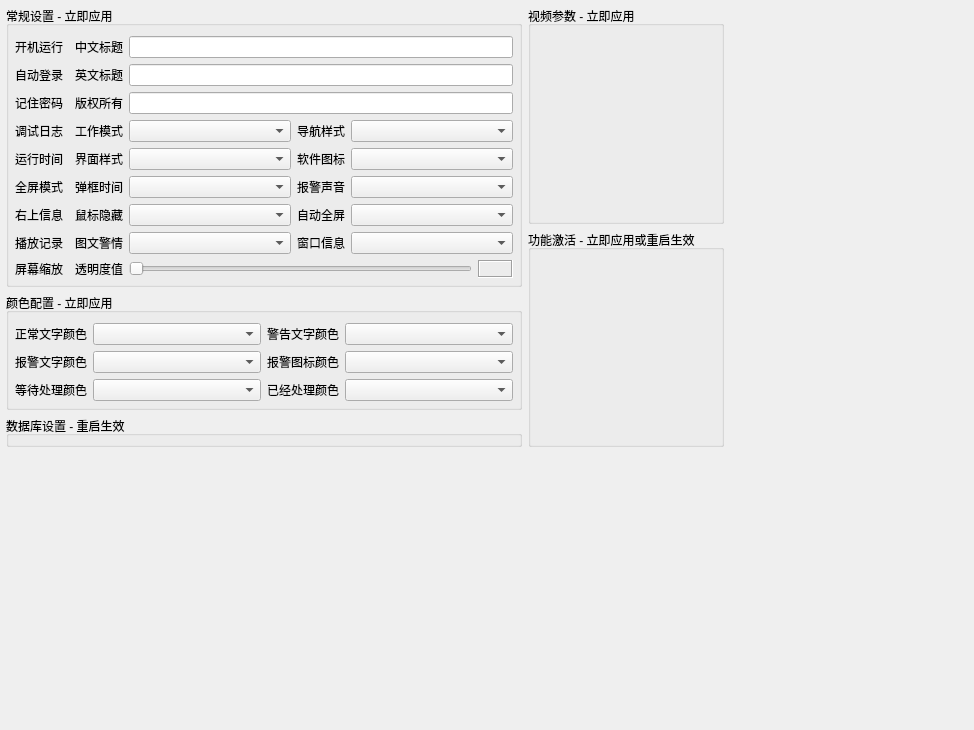
<?xml version="1.0" encoding="UTF-8"?>
<ui version="4.0">
 <class>frmConfigSystem</class>
 <widget class="QWidget" name="frmConfigSystem">
  <property name="geometry">
   <rect>
    <x>0</x>
    <y>0</y>
    <width>974</width>
    <height>730</height>
   </rect>
  </property>
  <property name="windowTitle">
   <string>Form</string>
  </property>
  <layout class="QGridLayout" name="gridLayout_3">
   <property name="leftMargin">
    <number>6</number>
   </property>
   <property name="topMargin">
    <number>6</number>
   </property>
   <property name="rightMargin">
    <number>6</number>
   </property>
   <property name="bottomMargin">
    <number>6</number>
   </property>
   <property name="spacing">
    <number>6</number>
   </property>
   <item row="0" column="0">
    <widget class="QWidget" name="widgetLeft" native="true">
     <layout class="QVBoxLayout" name="verticalLayout_4">
      <property name="leftMargin">
       <number>0</number>
      </property>
      <property name="topMargin">
       <number>0</number>
      </property>
      <property name="rightMargin">
       <number>0</number>
      </property>
      <property name="bottomMargin">
       <number>0</number>
      </property>
      <item>
       <widget class="QGroupBox" name="gboxBase">
        <property name="title">
         <string>常规设置 - 立即应用</string>
        </property>
        <layout class="QGridLayout" name="gridLayout">
         <property name="leftMargin">
          <number>6</number>
         </property>
         <property name="topMargin">
          <number>10</number>
         </property>
         <property name="rightMargin">
          <number>6</number>
         </property>
         <property name="bottomMargin">
          <number>6</number>
         </property>
         <property name="spacing">
          <number>6</number>
         </property>
         <item row="0" column="0">
          <widget class="QLabel" name="labAutoRun">
           <property name="text">
            <string>开机运行</string>
           </property>
          </widget>
         </item>
         <item row="0" column="1">
          <widget class="SwitchButton" name="btnAutoRun" native="true"/>
         </item>
         <item row="0" column="2">
          <widget class="QLabel" name="labTitleC">
           <property name="text">
            <string>中文标题</string>
           </property>
          </widget>
         </item>
         <item row="0" column="3" colspan="3">
          <widget class="QLineEdit" name="txtTitleCn"/>
         </item>
         <item row="1" column="0">
          <widget class="QLabel" name="labAutoLogin">
           <property name="text">
            <string>自动登录</string>
           </property>
          </widget>
         </item>
         <item row="1" column="1">
          <widget class="SwitchButton" name="btnAutoLogin" native="true"/>
         </item>
         <item row="1" column="2">
          <widget class="QLabel" name="labTitleE">
           <property name="text">
            <string>英文标题</string>
           </property>
          </widget>
         </item>
         <item row="1" column="3" colspan="3">
          <widget class="QLineEdit" name="txtTitleEn"/>
         </item>
         <item row="2" column="0">
          <widget class="QLabel" name="labAutoPwd">
           <property name="text">
            <string>记住密码</string>
           </property>
          </widget>
         </item>
         <item row="2" column="1">
          <widget class="SwitchButton" name="btnAutoPwd" native="true"/>
         </item>
         <item row="2" column="2">
          <widget class="QLabel" name="labCopyright">
           <property name="text">
            <string>版权所有</string>
           </property>
          </widget>
         </item>
         <item row="2" column="3" colspan="3">
          <widget class="QLineEdit" name="txtCopyright">
           <property name="readOnly">
            <bool>false</bool>
           </property>
          </widget>
         </item>
         <item row="3" column="0">
          <widget class="QLabel" name="labSaveLog">
           <property name="text">
            <string>调试日志</string>
           </property>
          </widget>
         </item>
         <item row="3" column="1">
          <widget class="SwitchButton" name="btnSaveLog" native="true"/>
         </item>
         <item row="3" column="2">
          <widget class="QLabel" name="labWorkMode">
           <property name="text">
            <string>工作模式</string>
           </property>
          </widget>
         </item>
         <item row="3" column="3">
          <widget class="QComboBox" name="cboxWorkMode">
           <property name="sizePolicy">
            <sizepolicy hsizetype="Expanding" vsizetype="Fixed">
             <horstretch>0</horstretch>
             <verstretch>0</verstretch>
            </sizepolicy>
           </property>
          </widget>
         </item>
         <item row="3" column="4">
          <widget class="QLabel" name="labNavStyle">
           <property name="text">
            <string>导航样式</string>
           </property>
          </widget>
         </item>
         <item row="3" column="5">
          <widget class="QComboBox" name="cboxNavStyle">
           <property name="sizePolicy">
            <sizepolicy hsizetype="Expanding" vsizetype="Fixed">
             <horstretch>0</horstretch>
             <verstretch>0</verstretch>
            </sizepolicy>
           </property>
          </widget>
         </item>
         <item row="4" column="0">
          <widget class="QLabel" name="labSaveRunTime">
           <property name="text">
            <string>运行时间</string>
           </property>
          </widget>
         </item>
         <item row="4" column="1">
          <widget class="SwitchButton" name="btnSaveRunTime" native="true"/>
         </item>
         <item row="4" column="2">
          <widget class="QLabel" name="labStyleName">
           <property name="text">
            <string>界面样式</string>
           </property>
          </widget>
         </item>
         <item row="4" column="3">
          <widget class="QComboBox" name="cboxStyleName"/>
         </item>
         <item row="4" column="4">
          <widget class="QLabel" name="labLogoImage">
           <property name="text">
            <string>软件图标</string>
           </property>
          </widget>
         </item>
         <item row="4" column="5">
          <widget class="QComboBox" name="cboxLogoImage"/>
         </item>
         <item row="5" column="0">
          <widget class="QLabel" name="labFullScreen">
           <property name="text">
            <string>全屏模式</string>
           </property>
          </widget>
         </item>
         <item row="5" column="1">
          <widget class="SwitchButton" name="btnFullScreen" native="true"/>
         </item>
         <item row="5" column="2">
          <widget class="QLabel" name="labTipInterval">
           <property name="text">
            <string>弹框时间</string>
           </property>
          </widget>
         </item>
         <item row="5" column="3">
          <widget class="QComboBox" name="cboxTipInterval"/>
         </item>
         <item row="5" column="4">
          <widget class="QLabel" name="labAlarmSoundCount">
           <property name="text">
            <string>报警声音</string>
           </property>
          </widget>
         </item>
         <item row="5" column="5">
          <widget class="QComboBox" name="cboxAlarmSoundCount"/>
         </item>
         <item row="6" column="2">
          <widget class="QLabel" name="labTimeHideCursor">
           <property name="text">
            <string>鼠标隐藏</string>
           </property>
          </widget>
         </item>
         <item row="6" column="3">
          <widget class="QComboBox" name="cboxTimeHideCursor"/>
         </item>
         <item row="6" column="4">
          <widget class="QLabel" name="labTimeAutoFull">
           <property name="text">
            <string>自动全屏</string>
           </property>
          </widget>
         </item>
         <item row="6" column="5">
          <widget class="QComboBox" name="cboxTimeAutoFull"/>
         </item>
         <item row="7" column="2">
          <widget class="QLabel" name="labMsgListCount">
           <property name="text">
            <string>图文警情</string>
           </property>
          </widget>
         </item>
         <item row="7" column="3">
          <widget class="QComboBox" name="cboxMsgListCount"/>
         </item>
         <item row="7" column="4">
          <widget class="QLabel" name="labMsgTableCount">
           <property name="text">
            <string>窗口信息</string>
           </property>
          </widget>
         </item>
         <item row="7" column="5">
          <widget class="QComboBox" name="cboxMsgTableCount"/>
         </item>
         <item row="6" column="0">
          <widget class="QLabel" name="labRightInfo">
           <property name="text">
            <string>右上信息</string>
           </property>
          </widget>
         </item>
         <item row="6" column="1">
          <widget class="SwitchButton" name="btnRightInfo" native="true"/>
         </item>
         <item row="7" column="0">
          <widget class="QLabel" name="labSaveUrl">
           <property name="text">
            <string>播放记录</string>
           </property>
          </widget>
         </item>
         <item row="7" column="1">
          <widget class="SwitchButton" name="btnSaveUrl" native="true"/>
         </item>
         <item row="8" column="3" colspan="3">
          <layout class="QHBoxLayout" name="horizontalLayout">
           <property name="spacing">
            <number>6</number>
           </property>
           <item>
            <widget class="XSlider" name="sliderWindowOpacity">
             <property name="sizePolicy">
              <sizepolicy hsizetype="Expanding" vsizetype="Ignored">
               <horstretch>0</horstretch>
               <verstretch>0</verstretch>
              </sizepolicy>
             </property>
             <property name="orientation">
              <enum>Qt::Horizontal</enum>
             </property>
            </widget>
           </item>
           <item>
            <widget class="QLabel" name="labWindowOpacityValue">
             <property name="minimumSize">
              <size>
               <width>35</width>
               <height>0</height>
              </size>
             </property>
             <property name="frameShape">
              <enum>QFrame::Box</enum>
             </property>
             <property name="frameShadow">
              <enum>QFrame::Sunken</enum>
             </property>
             <property name="text">
              <string/>
             </property>
             <property name="alignment">
              <set>Qt::AlignCenter</set>
             </property>
            </widget>
           </item>
          </layout>
         </item>
         <item row="8" column="2">
          <widget class="QLabel" name="labWindowOpacity">
           <property name="text">
            <string>透明度值</string>
           </property>
          </widget>
         </item>
         <item row="8" column="0">
          <widget class="QLabel" name="labUse96Dpi">
           <property name="text">
            <string>屏幕缩放</string>
           </property>
          </widget>
         </item>
         <item row="8" column="1">
          <widget class="SwitchButton" name="btnUse96Dpi" native="true"/>
         </item>
        </layout>
       </widget>
      </item>
      <item>
       <widget class="QGroupBox" name="gboxColor">
        <property name="title">
         <string>颜色配置 - 立即应用</string>
        </property>
        <layout class="QGridLayout" name="gridLayout_6">
         <property name="leftMargin">
          <number>6</number>
         </property>
         <property name="topMargin">
          <number>10</number>
         </property>
         <property name="rightMargin">
          <number>6</number>
         </property>
         <property name="bottomMargin">
          <number>6</number>
         </property>
         <property name="spacing">
          <number>6</number>
         </property>
         <item row="0" column="2">
          <widget class="QLabel" name="labColorTextWarn">
           <property name="text">
            <string>警告文字颜色</string>
           </property>
          </widget>
         </item>
         <item row="1" column="2">
          <widget class="QLabel" name="labColorIconAlarm">
           <property name="text">
            <string>报警图标颜色</string>
           </property>
          </widget>
         </item>
         <item row="1" column="3">
          <widget class="ColorComboBox" name="cboxColorIconAlarm"/>
         </item>
         <item row="1" column="1">
          <widget class="ColorComboBox" name="cboxColorTextAlarm"/>
         </item>
         <item row="0" column="3">
          <widget class="ColorComboBox" name="cboxColorTextWarn">
           <property name="sizePolicy">
            <sizepolicy hsizetype="Expanding" vsizetype="Fixed">
             <horstretch>0</horstretch>
             <verstretch>0</verstretch>
            </sizepolicy>
           </property>
          </widget>
         </item>
         <item row="0" column="1">
          <widget class="ColorComboBox" name="cboxColorTextNormal">
           <property name="sizePolicy">
            <sizepolicy hsizetype="Expanding" vsizetype="Fixed">
             <horstretch>0</horstretch>
             <verstretch>0</verstretch>
            </sizepolicy>
           </property>
          </widget>
         </item>
         <item row="0" column="0">
          <widget class="QLabel" name="labColorTextNormal">
           <property name="text">
            <string>正常文字颜色</string>
           </property>
          </widget>
         </item>
         <item row="1" column="0">
          <widget class="QLabel" name="labColorTextAlarm">
           <property name="text">
            <string>报警文字颜色</string>
           </property>
          </widget>
         </item>
         <item row="2" column="0">
          <widget class="QLabel" name="labColorMsgWait">
           <property name="text">
            <string>等待处理颜色</string>
           </property>
          </widget>
         </item>
         <item row="2" column="1">
          <widget class="ColorComboBox" name="cboxColorMsgWait"/>
         </item>
         <item row="2" column="2">
          <widget class="QLabel" name="labColorMsgSolved">
           <property name="text">
            <string>已经处理颜色</string>
           </property>
          </widget>
         </item>
         <item row="2" column="3">
          <widget class="ColorComboBox" name="cboxColorMsgSolved"/>
         </item>
        </layout>
       </widget>
      </item>
      <item>
       <widget class="QGroupBox" name="gboxDb">
        <property name="sizePolicy">
         <sizepolicy hsizetype="Preferred" vsizetype="Fixed">
          <horstretch>0</horstretch>
          <verstretch>0</verstretch>
         </sizepolicy>
        </property>
        <property name="title">
         <string>数据库设置 - 重启生效</string>
        </property>
        <layout class="QVBoxLayout" name="verticalLayout_3">
         <property name="spacing">
          <number>6</number>
         </property>
         <property name="leftMargin">
          <number>0</number>
         </property>
         <property name="topMargin">
          <number>0</number>
         </property>
         <property name="rightMargin">
          <number>0</number>
         </property>
         <property name="bottomMargin">
          <number>0</number>
         </property>
         <item>
          <widget class="frmConfigDb" name="widgetConfigDb" native="true"/>
         </item>
        </layout>
       </widget>
      </item>
     </layout>
    </widget>
   </item>
   <item row="0" column="1">
    <widget class="QWidget" name="widgetRight" native="true">
     <layout class="QVBoxLayout" name="verticalLayout_2">
      <property name="spacing">
       <number>6</number>
      </property>
      <property name="leftMargin">
       <number>0</number>
      </property>
      <property name="topMargin">
       <number>0</number>
      </property>
      <property name="rightMargin">
       <number>0</number>
      </property>
      <property name="bottomMargin">
       <number>0</number>
      </property>
      <item>
       <widget class="QGroupBox" name="groupBox">
        <property name="title">
         <string>视频参数 - 立即应用</string>
        </property>
        <layout class="QVBoxLayout" name="verticalLayout_5">
         <property name="spacing">
          <number>6</number>
         </property>
         <property name="leftMargin">
          <number>6</number>
         </property>
         <property name="topMargin">
          <number>10</number>
         </property>
         <property name="rightMargin">
          <number>6</number>
         </property>
         <property name="bottomMargin">
          <number>6</number>
         </property>
         <item>
          <widget class="frmConfigVideo" name="widgetConfigVideo" native="true"/>
         </item>
        </layout>
       </widget>
      </item>
      <item>
       <widget class="QGroupBox" name="gboxEnable">
        <property name="title">
         <string>功能激活 - 立即应用或重启生效</string>
        </property>
        <layout class="QVBoxLayout" name="verticalLayout">
         <property name="spacing">
          <number>6</number>
         </property>
         <property name="leftMargin">
          <number>6</number>
         </property>
         <property name="topMargin">
          <number>10</number>
         </property>
         <property name="rightMargin">
          <number>6</number>
         </property>
         <property name="bottomMargin">
          <number>6</number>
         </property>
         <item>
          <widget class="frmConfigEnable" name="widgetConfigEnable" native="true"/>
         </item>
        </layout>
       </widget>
      </item>
     </layout>
    </widget>
   </item>
   <item row="0" column="2">
    <spacer name="horizontalSpacer">
     <property name="orientation">
      <enum>Qt::Horizontal</enum>
     </property>
     <property name="sizeHint" stdset="0">
      <size>
       <width>40</width>
       <height>20</height>
      </size>
     </property>
    </spacer>
   </item>
   <item row="1" column="0" colspan="2">
    <spacer name="verticalSpacer1">
     <property name="orientation">
      <enum>Qt::Vertical</enum>
     </property>
     <property name="sizeHint" stdset="0">
      <size>
       <width>718</width>
       <height>230</height>
      </size>
     </property>
    </spacer>
   </item>
  </layout>
 </widget>
 <customwidgets>
  <customwidget>
   <class>XSlider</class>
   <extends>QSlider</extends>
   <header>xslider.h</header>
  </customwidget>
  <customwidget>
   <class>ColorComboBox</class>
   <extends>QComboBox</extends>
   <header location="global">colorcombobox.h</header>
  </customwidget>
  <customwidget>
   <class>SwitchButton</class>
   <extends>QWidget</extends>
   <header>switchbutton.h</header>
   <container>1</container>
  </customwidget>
  <customwidget>
   <class>frmConfigDb</class>
   <extends>QWidget</extends>
   <header>frmconfigdb.h</header>
   <container>1</container>
  </customwidget>
  <customwidget>
   <class>frmConfigEnable</class>
   <extends>QWidget</extends>
   <header>frmconfigenable.h</header>
   <container>1</container>
  </customwidget>
  <customwidget>
   <class>frmConfigVideo</class>
   <extends>QWidget</extends>
   <header>frmconfigvideo.h</header>
   <container>1</container>
  </customwidget>
 </customwidgets>
 <tabstops>
  <tabstop>txtTitleCn</tabstop>
  <tabstop>txtTitleEn</tabstop>
  <tabstop>txtCopyright</tabstop>
  <tabstop>cboxWorkMode</tabstop>
  <tabstop>cboxNavStyle</tabstop>
  <tabstop>cboxStyleName</tabstop>
  <tabstop>cboxLogoImage</tabstop>
  <tabstop>cboxTipInterval</tabstop>
  <tabstop>cboxAlarmSoundCount</tabstop>
  <tabstop>cboxTimeHideCursor</tabstop>
  <tabstop>cboxTimeAutoFull</tabstop>
  <tabstop>cboxMsgListCount</tabstop>
  <tabstop>cboxMsgTableCount</tabstop>
  <tabstop>sliderWindowOpacity</tabstop>
  <tabstop>cboxColorTextNormal</tabstop>
  <tabstop>cboxColorTextWarn</tabstop>
  <tabstop>cboxColorTextAlarm</tabstop>
  <tabstop>cboxColorIconAlarm</tabstop>
  <tabstop>cboxColorMsgWait</tabstop>
  <tabstop>cboxColorMsgSolved</tabstop>
 </tabstops>
 <resources/>
 <connections/>
</ui>
